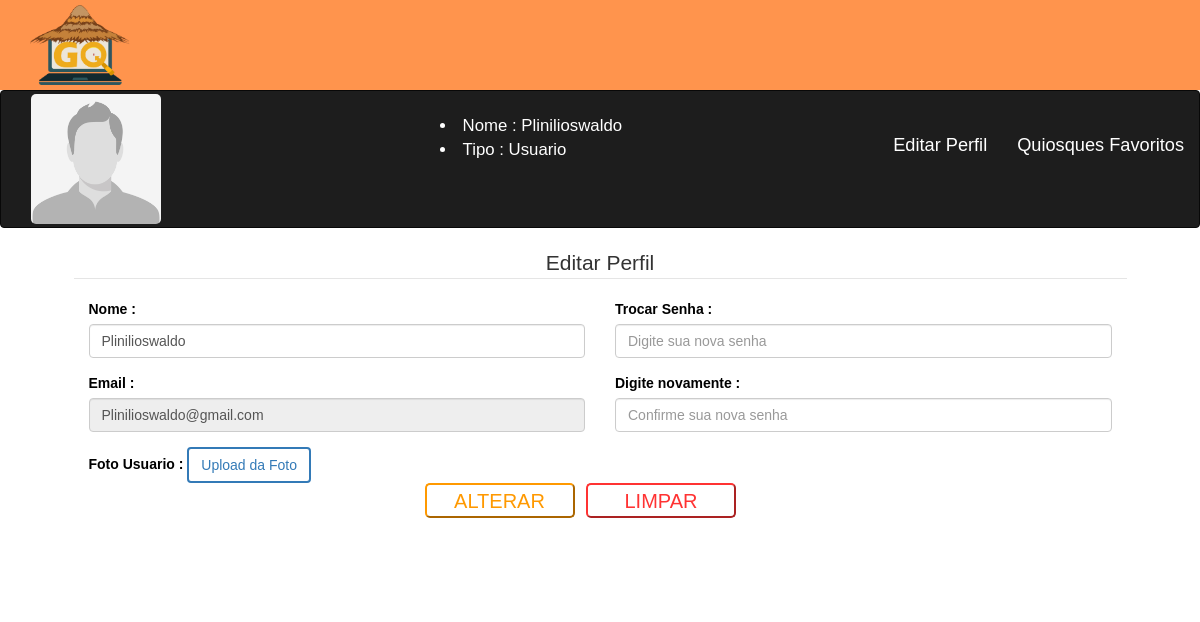
/perfilUsuario.php?id=4 (signed in), run on the app's committed database.
### tables this page shows
CREATE TABLE IF NOT EXISTS `pessoa` (
  `cd_pessoa` int(5) NOT NULL AUTO_INCREMENT,
  `nm_usuario` varchar(50) NOT NULL,
  `nm_email` varchar(50) NOT NULL,
  `nm_senha` varchar(50) NOT NULL,
  `img_usuario` varchar(45) DEFAULT NULL,
  `ds_tipo` bit(1) NOT NULL,
  PRIMARY KEY (`cd_pessoa`),
  UNIQUE KEY `nm_email` (`nm_email`)
);

### perfilUsuario.php (the view, shortened to what this page needs)
<?php
    $codigo = $_SESSION['codigo'];
    include "conexao.php";
    $sql = $con->query("SELECT * FROM pessoa WHERE cd_pessoa ='$codigo'");
    while($users = $sql->fetch(PDO::FETCH_OBJ)){
        $nomeUsuario = $users->nm_usuario;
        $emailUsuario= $users->nm_email;
        $caminho = $users->img_usuario;
    }
    if($caminho == ""){
        $caminho = "user.jpg";
    }
?>
<!DOCTYPE html>
<html>
<head>
	<link rel="stylesheet" href="https://maxcdn.bootstrapcdn.com/bootstrap/3.3.7/css/bootstrap.min.css">
	<link rel="stylesheet" href="https://cdnjs.cloudflare.com/ajax/libs/animate.css/3.5.2/animate.min.css">
	<link rel="stylesheet" href="https://cdnjs.cloudflare.com/ajax/libs/font-awesome/4.7.0/css/font-awesome.min.css">
	<link rel="stylesheet" href="css/estilo.css">
</head>
<body>
    <header>
        <div class="nav navbar-inverse navbar-fixed-top">
            <div class="container-fluid">
                <div class="row">
                    <div class="col-sm-12">
                        <div class="navbar-header">
                            <a id="imagemheader" href="index.php"><img id="imgLogo" src="img/icone2.png" height="80px" width="100px"/></a>
                        </div>
                    </div>
                </div>
            </div>
        </div>
    </header>
    <nav class="navbar navbar-inverse" id="perfil">
        <div class="container-fluid">
            <div class="navbar-header">
                <div class="col-md-4">
                    <img src="imgCadastrada/<?php echo $caminho?>" class="img-rounded" id="fotoUser"></img>
                </div>
            </div>
            <div class="col-sm-4" id="exibirInformacoes">
                <li>Nome : <?php echo $nomeUsuario;?></li>
                <li>Tipo : Usuario</li>
            </div>
            <ul class="nav navbar-nav navbar-right" id="positionNav">
                <li><a id="navEditUsuario" href="#">Editar Perfil</a></li>
                <li><a id="navFavoritos" href="#">Quiosques Favoritos</a></li>
            </ul>
        </div>
    </nav>
    <div id="editPerfil">
    <div class="animated fadeInLeft">
        <div class="container-fluid">
            <div class="row">
                <div class="col-sm-12">
                    <form action="confirma_alterar_usuario.php" method="POST" enctype="multipart/form-data">
                        <fieldset id="ediatarPerfil">
                            <center><legend>Editar Perfil</legend></center>
                                <div class="form-group">
                                    <div class="col-sm-6">
                                        <div class="form-group">
                                            <label for="name">Nome :</label>
                                            <input name="alterName" type="text" maxlength="50" class="form-control" value="<?php echo $nomeUsuario; ?>" />
                                        </div>
                                        <div class="form-group">
                                            <label for="email">Email :</label>
                                            <input name="" type="text" maxlength="50" class="form-control" value="<?php echo $emailUsuario; ?>" readonly/>
                                        </div>
                                        <label for="ftProprietario">Foto Usuario :</label>
                                        <div class="fileUpload btn btn-primary">
                                            <span> Upload da Foto </span>
                                        </div>
                                    </div>
                                    <div class="col-sm-6">
                                        <div class="form-group">
                                            <label for="name">Trocar Senha :</label>
                                            <input name="senhaNova" type="password" maxlength="50" class="form-control" placeholder="Digite sua nova senha"/>
                                        </div>
                                        <div class="form-group">
                                            <label for="name">Digite novamente :</label>
                                            <input name="confSenhaNova" type="password" maxlength="50" class="form-control" placeholder="Confirme sua nova senha"/>
                                        </div>
                                    </div>
                                </div>
                        </fieldset>
                        <div class="buttons-cadasto">
                             <input id="buttonAlterarQuiosque" type="submit" name="tcadastrar" value="ALTERAR" />
                            <input id="buttonLimparQuiosque" type="reset" name="tlimpar" value="LIMPAR" />
                        </div>
                        </div>
                </div>
            </div>
        </div>
    </div>
</body>
</html>

### css/estilo.css (style rules this page uses)
body { font-family: Arial, sans-serif; background-color: white; color: rgba(0, 0, 0, 1); }
.navbar-inverse { position: relative; background-color: #ff944d; padding: 0; }
.navbar-inverse .navbar-nav>li>a { color: black; }
#imgLogo { margin-top: 5px; margin-bottom: 5px; margin-left: 15px; }
.fileUpload { position: relative; overflow: hidden; margin: 0px; border: 2px solid #337ab7; color: #337ab7; background-color: white; }
.buttons-cadasto { margin-left: 35%; }
#buttonLimparQuiosque { width: 150px; height: 35px; border-color: #ff3333; background-color: white; color: #ff3333; border-radius: 5px 5px 5px 5px; font-size: 20px; margin-bottom: 10%; margin-left: 1%; margin-right: 1%; }
#perfil { background-color: #1d1d1d; }
#fotoUser { height: 130px; margin-top: 3%; margin-bottom: 3%; border-radius: 5px 5px 5px 5px; }
#positionNav { margin-top: 2.5%; font-size: 130%; }
#navEditUsuario { color: white; }
#navFavoritos { color: white; }
.container-fluid>.navbar-collapse, .container-fluid>.navbar-header, .container>.navbar-collapse, .container>.navbar-header { margin-right: 0; margin-left: 0; width: 35%; }
#exibirInformacoes { margin-top: 2%; color: white; font-size: 120%; }
#ediatarPerfil { margin-left: 5%; margin-right: 5%; }
#buttonAlterarQuiosque { width: 150px; height: 35px; border-color: #ff9900; background-color: white; color: #ff9900; border-radius: 5px 5px 5px 5px; font-size: 20px; margin-bottom: 0%; }
#editPerfil { display: block; }

### data on the page
pessoa: nm_usuario "Plinilioswaldo", alterName "Plinilioswaldo", nm_email "Plinilioswaldo@gmail.com"
